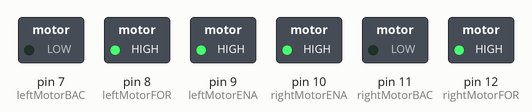
The sketch below on a simulated Arduino Uno, built with avr-gcc and run on an emulated ATmega328P. Shown: switched loads named in the sketch (green lamp = pin HIGH).

Above: at 5.0 s.
At 12.0 s:
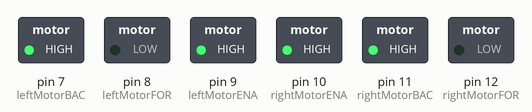
At 13.2 s:
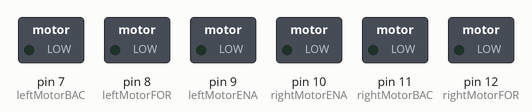
Timing chart, 0 to 18.2 s (numbered marks = the images above):
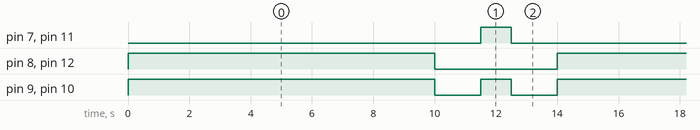

The sketch:

doitrightolly.ino
```cpp
// defines motor functions below
int leftMotorENA = 9; // rover enabled
int leftMotorFOR = 8; // rover forwards
int leftMotorBAC = 7; // rover backwards

int rightMotorENA = 10; // rover enabled
int rightMotorBAC = 11; // rover forwards
int rightMotorFOR = 12; // rover backwards

// the setup function runs once when you press reset or power the board
void setup() {
  // initialize digital pins as an output.
  pinMode(leftMotorENA, OUTPUT);
  pinMode(leftMotorBAC, OUTPUT);
  pinMode(leftMotorFOR, OUTPUT);
  pinMode(rightMotorENA, OUTPUT);
  pinMode(rightMotorBAC, OUTPUT);
  pinMode(rightMotorFOR, OUTPUT);
}

// the loop function runs over and over again forever
void loop() {
  digitalWrite(leftMotorENA, HIGH);   // turn the LED on (HIGH is the voltage level)
  digitalWrite(rightMotorENA, HIGH);  // turn the LED on (HIGH is the voltage level)
  digitalWrite(leftMotorFOR, HIGH);   // turn the LED on (HIGH is the voltage level)
  digitalWrite(rightMotorFOR, HIGH);  // turn the LED on (HIGH is the voltage level)
    delay(10000);                       // wait for ten seconds

  digitalWrite(leftMotorENA, LOW);    // turn the LED off by making the voltage LOW
  digitalWrite(rightMotorENA, LOW);   // turn the LED on (HIGH is the voltage level)
  digitalWrite(leftMotorFOR, LOW);    // turn the LED off (HIGH is the voltage level)
  digitalWrite(rightMotorFOR, LOW);   // turn the LED off (HIGH is the voltage level)
    delay(1500);                        // wait for one and a half seconds

  digitalWrite(leftMotorENA, HIGH);   // turn the LED on (HIGH is the voltage level)
  digitalWrite(rightMotorENA, HIGH);  // turn the LED on by making the voltage LOW
  digitalWrite(leftMotorBAC, HIGH);   // turn the LED on (HIGH is the voltage level)
  digitalWrite(rightMotorBAC, HIGH);  // turn the LED on by making the voltage LOW
    delay(1000);                        // wait for one second

  digitalWrite(leftMotorENA, LOW);   // turn the LED off (HIGH is the voltage level)
  digitalWrite(rightMotorENA, LOW);  // turn the LED off by making the voltage LOW
  digitalWrite(leftMotorBAC, LOW);   // turn the LED off by making the voltage LOW
  digitalWrite(rightMotorBAC, LOW);   // turn the LED off by making the voltage LOW
    delay(1500);                        // wait for one and a half seconds
}
```

Measured:
- by itself, pin 7 (leftMotorBAC), pin 11 (rightMotorBAC): alternates HIGH for 1.0 s and LOW for 13.0 s
- by itself, pin 8 (leftMotorFOR), pin 12 (rightMotorFOR): alternates HIGH for 10.0 s and LOW for 4.0 s
- by itself, pin 9 (leftMotorENA), pin 10 (rightMotorENA): repeats every 14.0 s: LOW 1.5 s, HIGH 1.0 s, LOW 1.5 s, HIGH 10.0 s
